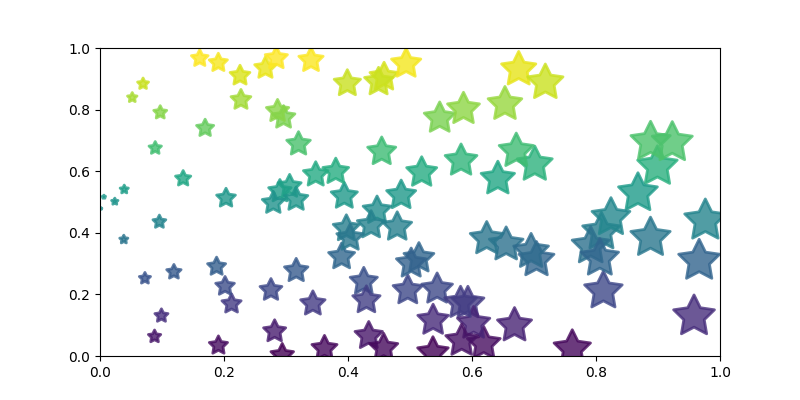
#> input picture matplotlib/imread/scatter.png, 800 x 400 px
$ python imread.py
#> lines starting #> are read from the running program, lines starting #| are printed output that depends on the picture
#!/usr/bin/env python3
# _*_ coding: utf-8 _*_

"""document of the module"""


import scipy
import sympy
import numpy as np
import matplotlib as mpl
import matplotlib.pyplot as plt


img = plt.imread("./scatter.png")
#> img is the input picture: shape (400, 800, 4) float32; mean R, G, B, A 0.918, 0.939, 0.932, 1
fig, axes = plt.subplots(2, 4, figsize=(11, 4))
fig.subplots_adjust(0, 0, 1, 1, 0.05, 0.05)

axes = axes.ravel()

axes[0].imshow(img)
axes[1].imshow(img, origin="lower")
axes[2].imshow(img*1.0)
axes[3].imshow(img / 255.0)
axes[4].imshow(np.clip(img / 200.0, 0, 1))


axe_img = axes[5].imshow(img[:, :, 0])
plt.colorbar(axe_img, ax=axes[5])

axe_img = axes[6].imshow(img[:, :, 0], cmap="copper")
plt.colorbar(axe_img, ax=axes[6])

for ax in axes:
    ax.set_axis_off()

plt.savefig("img.png")
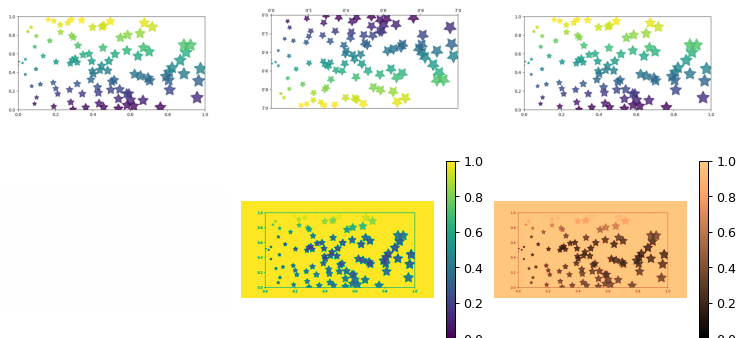
#> figure drawn by matplotlib, 9 panels
plt.show()
